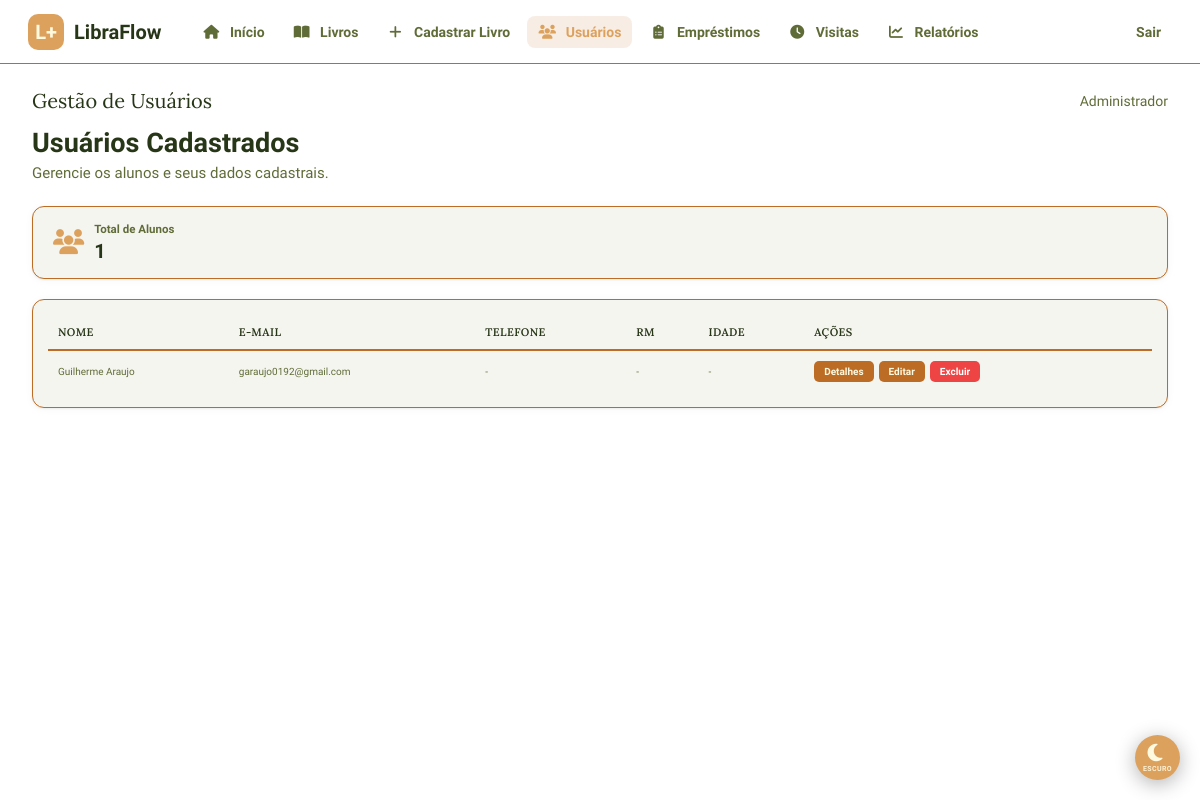
The page /public/admin/usuarios.php (signed in) on the database its author committed.
### tables this page shows
CREATE TABLE `usuarios` (
  `id` int(11) NOT NULL,
  `nome` varchar(100) NOT NULL,
  `email` varchar(150) NOT NULL,
  `telefone` varchar(20) DEFAULT NULL,
  `rm` varchar(30) DEFAULT NULL,
  `endereco` varchar(255) DEFAULT NULL,
  `idade` int(11) DEFAULT NULL,
  `senha` varchar(255) NOT NULL,
  `tipo` char(1) NOT NULL DEFAULT 'A' COMMENT 'A=Aluno D=Admin',
  `criado_em` datetime NOT NULL DEFAULT current_timestamp()
);

### public/admin/usuarios.php (the view, shortened to what this page needs)
<?php
require $_SERVER['DOCUMENT_ROOT'] . '/LibraFlow/app/config/conexao.php';
$erro = '';
try {
    $stmt = $conn->query("
        SELECT id, nome, email, telefone, rm, endereco, idade, criado_em
        FROM usuarios
        WHERE tipo = 'A'
        ORDER BY nome ASC
    ");
    $usuarios = $stmt->fetchAll();
} catch (PDOException $e) {
    $usuarios = [];
    $erro = $erro ?: 'Não foi possível carregar a lista de usuários.';
}
$totalUsuarios = count($usuarios);
?>
<!DOCTYPE html>
<html lang="pt-BR">
<head>
    <link rel="stylesheet" href="style.css">
    <link rel="stylesheet" href="darkmode-btn.css">
    <link rel="stylesheet" href="https://cdnjs.cloudflare.com/ajax/libs/font-awesome/6.5.0/css/all.min.css">
</head>
<body>
    <aside>
        <div class="logo-aside"><span>LibraFlow</span></div>
        <ul>
            <li><a href="/LibraFlow/public/admin/Admin.php"><i class="fas fa-house nav-icon" aria-hidden="true"></i> Início</a></li>
            <li><a href="/LibraFlow/public/admin/listar_livros.php"><i class="fas fa-book-open nav-icon" aria-hidden="true"></i> Livros</a></li>
            <li><a href="/LibraFlow/public/admin/cadastrar_livro.php"><i class="fas fa-plus nav-icon" aria-hidden="true"></i> Cadastrar Livro</a></li>
            <li><a href="/LibraFlow/public/admin/usuarios.php" class="ativo"><i class="fas fa-users nav-icon" aria-hidden="true"></i> Usuários</a></li>
            <li><a href="/LibraFlow/public/admin/emprestimos.php"><i class="fas fa-clipboard-list nav-icon" aria-hidden="true"></i> Empréstimos</a></li>
            <li><a href="/LibraFlow/public/admin/visitas.php"><i class="fas fa-clock nav-icon" aria-hidden="true"></i> Visitas</a></li>
            <li><a href="relatorios/index.php"><i class="fas fa-chart-line nav-icon" aria-hidden="true"></i> Relatórios</a></li>
            <div class="sidebar-down">
                <li><a href="/LibraFlow/public/auth/logout.php">Sair</a></li>
            </div>
        </ul>
    </aside>
    <nav>
        <span style="font-family:'Lora',serif;font-size:2rem;color:var(--text-title);">Gestão de Usuários</span>
        <div class="right">
            <span style="font-size:1.4rem;color:var(--text-body);"><?= htmlspecialchars($_SESSION['usuario_nome']) ?></span>
        </div>
    </nav>
    <header>
        <h1>Usuários Cadastrados</h1>
        <p>Gerencie os alunos e seus dados cadastrais.</p>
    </header>
    <main>
        <section class="usuarios-stats">
            <div class="stat-card">
                <div class="icon"><i class="fas fa-users" aria-hidden="true"></i></div>
                <div class="text">
                    <h3>Total de Alunos</h3>
                    <p><?= $totalUsuarios ?></p>
                </div>
            </div>
        </section>
        <section class="tabela-wrapper">
            <?php if (empty($usuarios)): ?>
                <div class="vazio">Nenhum usuário cadastrado.</div>
            <?php else: ?>
                <table>
                    <thead>
                        <tr>
                            <th>Nome</th>
                            <th>E-mail</th>
                            <th>Telefone</th>
                            <th>RM</th>
                            <th>Idade</th>
                            <th>Ações</th>
                        </tr>
                    </thead>
                    <tbody>
                        <?php foreach ($usuarios as $usuario): ?>
                            <tr>
                                <td><?= htmlspecialchars($usuario['nome']) ?></td>
                                <td><?= htmlspecialchars($usuario['email']) ?></td>
                                <td><?= htmlspecialchars($usuario['telefone'] ?: '-') ?></td>
                                <td><?= htmlspecialchars($usuario['rm'] ?: '-') ?></td>
                                <td><?= htmlspecialchars($usuario['idade'] ?: '-') ?></td>
                                <td>
                                    <div class="acoes">
                                        <a href="detalhe_aluno.php?id=<?= $usuario['id'] ?>" class="btn-tabela btn-editar">Detalhes</a>
                                        <a href="usuarios.php?acao=editar&id=<?= $usuario['id'] ?>"
                                           class="btn-tabela btn-editar">Editar</a>
                                        <a href="usuarios.php?acao=excluir&id=<?= $usuario['id'] ?>"
                                           class="btn-tabela btn-excluir"
                                           onclick="return confirm('Tem certeza que deseja excluir este usuário?');">Excluir</a>
                                    </div>
                                </td>
                            </tr>
                        <?php endforeach; ?>
                    </tbody>
                </table>
            <?php endif; ?>
        </section>
    </main>
    <button id="themeToggle" class="theme-toggle-float" aria-label="Alternar tema claro/escuro">
        <span id="themeIcon"><i class="fas fa-moon" aria-hidden="true"></i></span>
        <span id="themeLabel">Escuro</span>
    </button>
</body>
</html>

### public/admin/darkmode-btn.css (style rules this page uses)
.theme-toggle-float #themeIcon { font-size: 2rem; line-height: 1; transition: transform 0.3s ease; }
.theme-toggle-float #themeLabel { font-size: 0.7rem; font-weight: 600; text-transform: uppercase; letter-spacing: 0.05em; opacity: 0.9; }
body.theme-transition-enabled { transition: background 0.4s ease, color 0.4s ease; }

### public/admin/usuarios.php (style rules this page uses)
.usuarios-stats { display: grid; grid-template-columns: repeat(auto-fit, minmax(20rem, 1fr)); gap: 1.5rem; margin-bottom: 2rem; }
.stat-card, .tabela-wrapper, .modal { background: var(--bg-card); border: 1px solid var(--border-color); color: var(--text-title); box-shadow: var(--shadow-sm); }
.stat-card { border-radius: 1.2rem; padding: 1.5rem 2rem; display: flex; align-items: center; gap: 1rem; }
.stat-card .icon { font-size: 2.5rem; color: var(--btn-primary); }
.stat-card .text h3 { font-size: 1.15rem; color: var(--text-body); margin-bottom: 0.3rem; }
.stat-card .text p { font-size: 2rem; font-weight: 800; color: var(--text-title); }
.tabela-wrapper { border-radius: 1.2rem; padding: 1.5rem; overflow-x: auto; }
table { width: 100%; border-collapse: collapse; }
thead tr { border-bottom: 2px solid var(--border-color); }
th { text-align: left; padding: 1rem; font-family: 'Lora', serif; font-size: 1.1rem; color: var(--text-title); font-weight: 600; }
td { padding: 1rem; color: var(--text-body); border-bottom: 1px solid var(--border-color); }
tbody tr:last-child td { border-bottom: none; }
.acoes { display: flex; gap: 0.5rem; }
.btn-tabela { padding: 0.5rem 1rem; border: none; border-radius: 0.5rem; font-size: 1rem; cursor: pointer; text-decoration: none; transition: all 0.2s; }
.btn-editar { background: var(--btn-primary-hover); color: var(--btn-primary-text); }
.btn-excluir { background: #EF4444; color: #FFFFFF; }

### rows shown on the page
usuarios: nome "Guilherme Araujo", email "garaujo0192@gmail.com", telefone "-", rm "-", idade "-"

### other values the page prints
$_SESSION['usuario_nome'] "Administrador"
$totalUsuarios "1"
